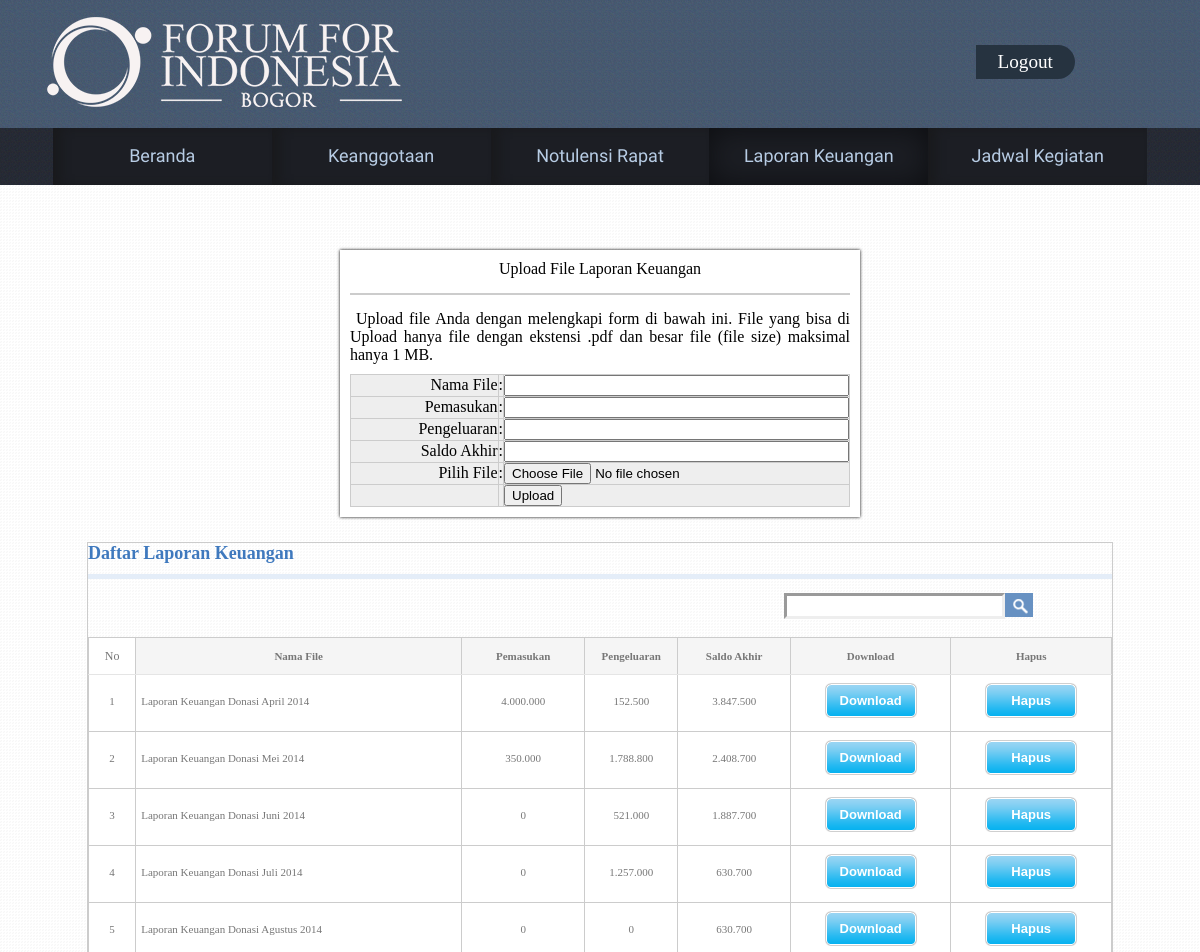
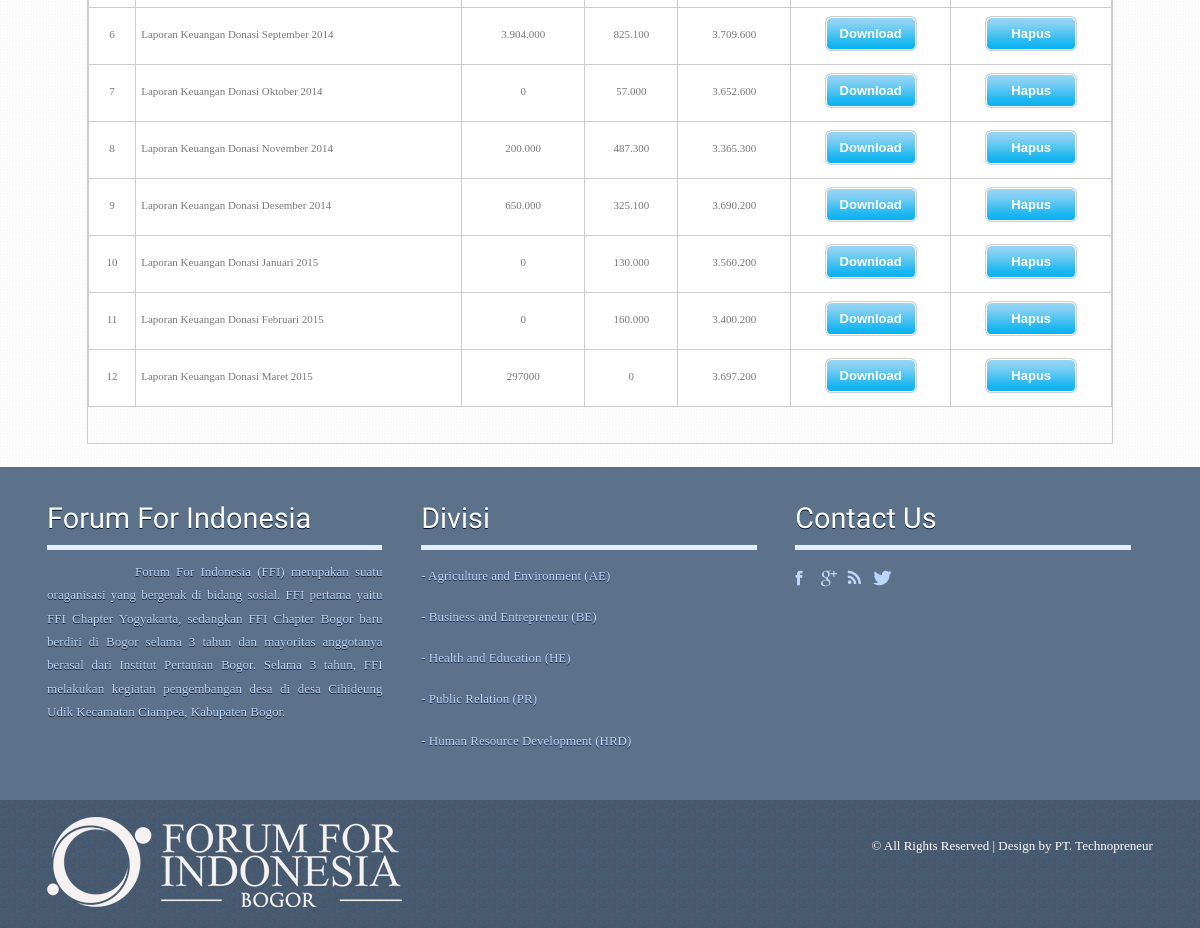
/aboutA.php, run on the app's committed database (2 pictures, top to bottom).
### tables this page shows
CREATE TABLE IF NOT EXISTS `keuangan` (
`ID_file` int(11) NOT NULL,
  `Nama_file` varchar(50) NOT NULL,
  `Pemasukan` varchar(10) NOT NULL,
  `Pengeluaran` varchar(10) NOT NULL,
  `Saldo_akhir` varchar(10) NOT NULL
);

### aboutA.php (the view, shortened to what this page needs)
<!DOCTYPE HTML>
<html>
<head>
<link href="css/css_upload-download.css" rel="stylesheet" type="text/css" media="all" />
<link href="css/camera.css" rel="stylesheet" type="text/css" media="all" />
</head>
<body>
<div class="h_bg">
<div class="wrap">
	<div class="header">
		<div class="logo">
			<h1><a href="homeA.php"><img src="images/logo2.png" alt=""></a></h1>
		</div>
<div class="signinmember">
			<ul>
				 <li class="b"><a href="logout.php">Logout</a></li>
			</ul>
	</div>
	</div>
</div>
</div>
<div class="slider_bg">
<div class="wrap">
<div class="slider">
	<ul class="nav">
		<li><a href="homeA.php">Beranda</a></li>
		<li><a href="keanggotaanA.php">Keanggotaan</a></li>
		<li><a href="notulensiA.php">Notulensi Rapat</a></li>
		<li class="active"><a href="aboutA.php">Laporan Keuangan</a></li>
		<li><a href="timeA.php">Jadwal Kegiatan</a></li>
	</ul>
</div>
</div>
</div>
<div class="main_bg">
<div class="wrap">
<div class="main style4">
<div id="container">
    	<div id="header">
    		<h1>Upload File Laporan Keuangan</h1>
        </div>
        <div id="menu">
        </div>
        <div id="content">
            <p align="justify">&nbsp;Upload file Anda dengan melengkapi form di bawah ini. File yang bisa di Upload hanya file dengan ekstensi <b>.pdf</b> dan besar file (file size) maksimal hanya 1 MB.</p>
            <p>
            <form action="" method="post" enctype="multipart/form-data">
            <table width="100%" align="center" border="0" bgcolor="#eee" cellpadding="2" cellspacing="0">
            	<tr>
                	<td width="40%" align="right"><b>Nama File</b></td><td><b>:</b></td><td><input type="text" name="nama" size="40" required /></td>
                </tr>
                <tr>
                	<td width="40%" align="right"><b>Pemasukan</b></td><td><b>:</b></td><td><input type="text" name="masuk" size="40" required /></td>
                </tr>
				<tr>
                	<td width="40%" align="right"><b>Pengeluaran</b></td><td><b>:</b></td><td><input type="text" name="keluar" size="40" required /></td>
                </tr>
				<tr>
                	<td width="40%" align="right"><b>Saldo Akhir</b></td><td><b>:</b></td><td><input type="text" name="saldo" size="40" required /></td>
                </tr>
				<tr>
                	<td width="40%" align="right"><b>Pilih File</b></td><td><b>:</b></td><td><input type="file" name="file" required /></td>
                </tr>
                <tr>
                	<td>&nbsp;</td><td>&nbsp;</td>
					<td>
					<input type="submit" name="upload" value="Upload" />
					</a></td>
                </tr>
            </table>
            </form>
            </p>
        </div>
    </div>
		<table width="100%" border="0" cellspacing="0" cellpadding="0">
        <tr>
        <div id="body_div">
 <td align=""><div class="body_right_caloninvestor">
			  <h4>Daftar Laporan Keuangan</h4>
<div class="tabpad news-box news">
<div class="deposit_info_details">
<table width="100%" border="0" cellspacing="0" cellpadding="0" class="lbox_contentbg">
		<p>&nbsp;</p>
		<div class="search">
    		<form action='aboutA.php' method="GET">
    			<input type="text" value="" name='qcari'>
    			<input type="submit" value="">
    		</form>
			<p>&nbsp;</p>
		</div>
          <tr class="row1" onMouseOver="mouse_event(this, 'listrow_bg');" onMouseOut="mouse_event(this, 'row1');">
                <td width="1%" align="center">No</td>
				<td width="15%" valign="top" class="hdr1"align="center">Nama File</td>
				<td width="5%" valign="top" class="hdr1"align="center">Pemasukan</td>
				<td width="2%" valign="top" class="hdr1"align="center">Pengeluaran</td>
				<td width="5%" valign="top" class="hdr1"align="center">Saldo Akhir</td>
				<td width="5%" valign="top" class="hdr1" align="center">Download</td>
				<td width="5%" valign="top" class="hdr1" align="center">Hapus</td>
          </tr>
		  <?php
       	$search = mysql_query("select * from keuangan");
		$No=1;
	    while ( $data = mysql_fetch_array($search) )
		{
				?>
				<tr class="list1" onMouseOver="mouse_event(this,'row_hover');" onMouseOut="mouse_event(this,'list1');">
                    <td align="center"><?php echo $No;?></td>
					<td><?php echo $data['Nama_file'];?></td>
					<td align="center"><?php echo $data['Pemasukan'];?></td>
					<td align="center"><?php echo $data['Pengeluaran'];?></td>
					<td align="center"><?php echo $data['Saldo_akhir'];?></td>
					<td align="center">
					<a href="<?php echo $data['file'];?>">
                          <input type="submit" name="button" id="button" value="Download" class="sub_btn" />
					</a></td>
					<td align="center">
					<a href="delete.php?ID_file=<?php echo $data['ID_file']?>">
                          <input type="submit" name="button" id="button" value="Hapus" class="sub_btn" />
					</a></td>
              </tr>
		<?php
			$No++;
		}
		?>
        </table>
   <br />
   <br />
                </table>
    </div>
        </div>
<div class="footer-bg">
<div class="wrap">
<div class="footer">
   <div class="box1">
	<h4>Forum For Indonesia</h4>
    <p style="text-align: justify;">&nbsp;&nbsp;&nbsp;&nbsp;&nbsp;&nbsp;&nbsp;&nbsp;&nbsp;&nbsp;&nbsp;&nbsp;&nbsp;&nbsp;Forum For Indonesia (FFI) merupakan suatu oraganisasi yang bergerak di bidang sosial. FFI pertama yaitu FFI Chapter Yogyakarta, sedangkan FFI Chapter Bogor baru berdiri di Bogor selama 3 tahun dan mayoritas anggotanya berasal dari Institut Pertanian Bogor. Selama 3 tahun, FFI melakukan kegiatan pengembangan desa di desa Cihideung Udik Kecamatan Ciampea, Kabupaten Bogor.</p>
  </div>
   <div class="box1">
	<h4>Divisi</h4>
	<nav>
		<ul>
			<li><a href="aeA.php">- Agriculture and Environment (AE)</a></li>
			<li><a href="beA.php">- Business and Entrepreneur (BE)</a></li>            <p></p>
			<li><a href="heA.php">- Health and Education (HE)</a></li>
			<li><a href="prA.php">- Public Relation (PR)</a></li>
   			<li><a href="hrdA.php">- Human Resource Development (HRD)</a></li>
	    </ul>
	</nav>
	</div>
	<div class="box1">
		<h4>Contact us</h4>
		<div class="social-icons">
	   		  	<ul>
			      <li class="facebook"><a href="#" target="_blank"> </a></li>
			      <li class="twitter"><a href="#" target="_blank"> </a></li>
			      <li class="rss"><a href="#" target="_blank"> </a></li>
			      <li class="contact"><a href="#" target="_blank"> </a></li>
		     </ul>
   	    </div>
	</div>
</div>
</div>
</div>
<div class="ftr-bg">
	<div class="wrap">
		<div class="footer1">
		<div class="logo">
			<h1><a href="homeA.php"><img src="images/logo2.png" alt=""></a></h1>
		</div>
		<div class="copy">
			<p class="w3-link">© All Rights Reserved | Design by PT. Technopreneur</p>
		</div>
	</div>
	</div>
</div>
</body>
</html>

### data on the page
keuangan: Nama_file "Laporan Keuangan Donasi April 2014", Pemasukan "4.000.000", Pengeluaran "152.500", Saldo_akhir "3.847.500"
keuangan: Nama_file "Laporan Keuangan Donasi Mei 2014", Pemasukan "350.000", Pengeluaran "1.788.800", Saldo_akhir "2.408.700"
keuangan: Nama_file "Laporan Keuangan Donasi Juni 2014", Pemasukan "0", Pengeluaran "521.000", Saldo_akhir "1.887.700"
keuangan: Nama_file "Laporan Keuangan Donasi Juli 2014", Pemasukan "0", Pengeluaran "1.257.000", Saldo_akhir "630.700"
keuangan: Nama_file "Laporan Keuangan Donasi Agustus 2014", Pemasukan "0", Pengeluaran "0", Saldo_akhir "630.700"
keuangan: Nama_file "Laporan Keuangan Donasi September 2014", Pemasukan "3.904.000", Pengeluaran "825.100", Saldo_akhir "3.709.600"
keuangan: Nama_file "Laporan Keuangan Donasi Oktober 2014", Pemasukan "0", Pengeluaran "57.000", Saldo_akhir "3.652.600"
keuangan: Nama_file "Laporan Keuangan Donasi November 2014", Pemasukan "200.000", Pengeluaran "487.300", Saldo_akhir "3.365.300"
keuangan: Nama_file "Laporan Keuangan Donasi Desember 2014", Pemasukan "650.000", Pengeluaran "325.100", Saldo_akhir "3.690.200"
keuangan: Nama_file "Laporan Keuangan Donasi Januari 2015", Pemasukan "0", Pengeluaran "130.000", Saldo_akhir "3.560.200"
keuangan: Nama_file "Laporan Keuangan Donasi Februari 2015", Pemasukan "0", Pengeluaran "160.000", Saldo_akhir "3.400.200"
keuangan: Nama_file "Laporan Keuangan Donasi Maret 2015", Pemasukan "297000", Pengeluaran "0", Saldo_akhir "3.697.200"
